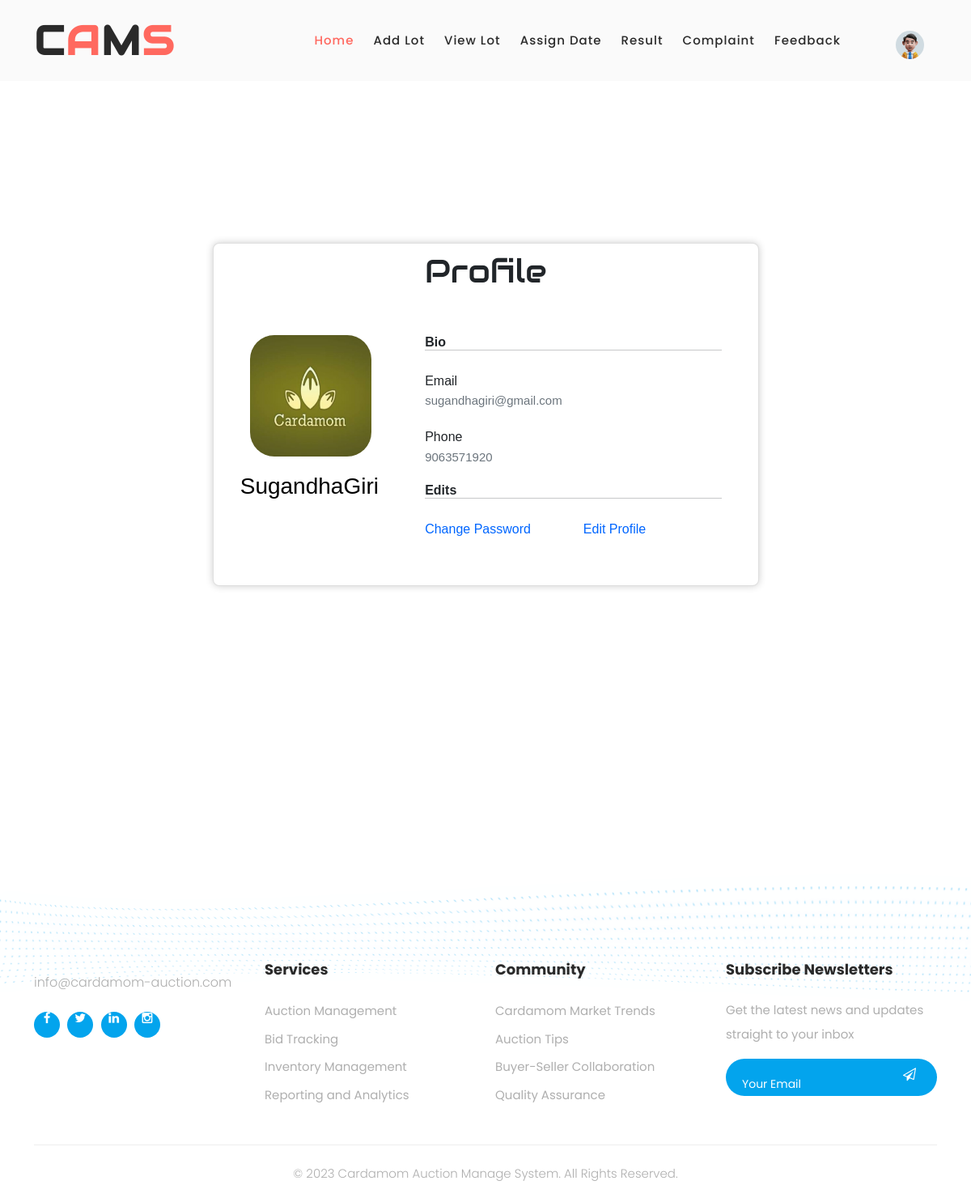
Page /PROJECT/Company/Profile.php (signed in) on the committed database.
### tables this page shows
CREATE TABLE `tbl_company` (
  `company_id` int(11) NOT NULL,
  `company_name` varchar(50) NOT NULL,
  `company_contact` varchar(10) NOT NULL,
  `company_email` varchar(30) NOT NULL,
  `company_address` varchar(50) NOT NULL,
  `company_logo` varchar(150) NOT NULL,
  `company_proof` varchar(150) NOT NULL,
  `company_v_status` int(11) NOT NULL DEFAULT 0,
  `company_doj` date NOT NULL,
  `place_id` int(11) NOT NULL,
  `company_shortname` varchar(30) NOT NULL,
  `company_gst` varchar(20) NOT NULL,
  `company_licenseno` varchar(30) NOT NULL,
  `company_password` varchar(30) NOT NULL
);

### PROJECT/Company/Profile.php (the view, shortened to what this page needs)
<?php
include("../Assets/Connection/Connection.php");
$selQry = "select * from tbl_company where company_id=" . $_SESSION['cid'];
$res = $conn->query($selQry);
$data = $res->fetch_assoc();
?>
<!DOCTYPE html
  PUBLIC "-//W3C//DTD XHTML 1.0 Transitional//EN" "http://www.w3.org/TR/xhtml1/DTD/xhtml1-transitional.dtd">
<html xmlns="http://www.w3.org/1999/xhtml">
<head>
</head>
<body>
  <?php
  include("Head.php");
  ?>
  <section class="vh-100">
    <div class="container py-5 h-100">
      <div class="row d-flex justify-content-center align-items-center h-100 ">
        <div class="col col-lg-6 mb-4 mb-lg-0"style="width: 699px;">
        <div class="card mb-3" style="border-radius: .5rem; box-shadow: 0 0 10px rgba(0, 0, 0, 0.2);">
            <h1 style="text-align:center;margin:10px;font-family: 'Audiowide', sans-serif;">Profile</h1>
            <div class="row g-0" style="padding:10px">
              <div class="col-md-4 gradient-custom text-center text-white"
                style="border-top-left-radius: .5rem; border-bottom-left-radius: .5rem;padding:15px">
                <img src="../Assets/Files/companyproof/<?php echo $data['company_proof'] ?>" alt="Avatar"
                  class="img-fluid " style="width:150px;height:150px;border-radius:20%;margin:20px" />
                <h3 style="color: black;">
                  <?php echo $data['company_name'] ?>
                </h3>
                <i class="far fa-edit mb-5"></i>
              </div>
              <div class="col-md-8" style="padding:10px;">
                <div class="card-body p-4">
                  <h6><strong>Bio</strong></h6>
                  <hr class="mt-0 mb-4">
                  <div class="row pt-1">
                    <div class="col-6 mb-3">
                      <h6>Email</h6>
                      <p class="text-muted">
                        <?php echo $data['company_email'] ?>
                      </p>
                    </div>
                  </div>
                  <div class="row pt-1">
                    <div class="col-6 mb-3">
                      <h6>Phone</h6>
                      <p class="text-muted">
                        <?php echo $data['company_contact'] ?>
                      </p>
                    </div>
                  </div>
                  <h6><strong>Edits</strong></h6>
                  <hr class="mt-0 mb-4">
                  <div class="row pt-1">
                    <div class="col-6 mb-3">
                      <a href="ChangePassword.php">
                        <h6>Change Password</h6>
                      </a>
                    </div>
                    <div class="col-6 mb-3">
                      <a href="EditProfile.php">
                        <h6>Edit Profile</h6>
                      </a>
                    </div>
                  </div>
                </div>
              </div>
            </div>
          </div>
        </div>
      </div>
    </div>
  </section>
  <?php
  include("Foot.php");
  ?>
</body>
</html>

### PROJECT/Assets/Template/User/Dashboard/css/templatemo-onix-digital.css (style rules this page uses)
html, body, div, span, applet, object, iframe, h1, h2, h3, h4, h5, h6, p, blockquote, div pre, a, abbr, acronym, address, big, cite, code, del, dfn, em, font, img, ins, kbd, q, s, samp, small, strike, strong, sub, sup, tt, var, b, u, i, center, dl, dt, dd, ol, ul, li, figure, header, nav, section, article, aside, footer, figcaption { margin: 0; padding: 0; border: 0; outline: 0; }
header, nav, section, article, aside, footer, hgroup { display: block; }
* { box-sizing: border-box; }
html, body { font-family: 'Poppins', sans-serif; font-weight: 400; background-color: #fff; -ms-text-size-adjust: 100%; -webkit-font-smoothing: antialiased; -moz-osx-font-smoothing: grayscale; }
a { text-decoration: none !important; }
h1, h2, h3, h4, h5, h6 { margin-top: 0px; margin-bottom: 0px; }
p { font-size: 15px; line-height: 30px; color: #2a2a2a; }
img { width: 100%; overflow: hidden; }
html, body { background: #fff; font-family: 'Poppins', sans-serif; }
.our-services .container { position: relative; }

### PROJECT/Assets/Template/form.css (style rules this page uses)
#tab a { color: #06f; }

### rows in the picture
tbl_company: company_proof (picture), company_name "SugandhaGiri", company_email "sugandhagiri@gmail.com", company_contact "9063571920"
